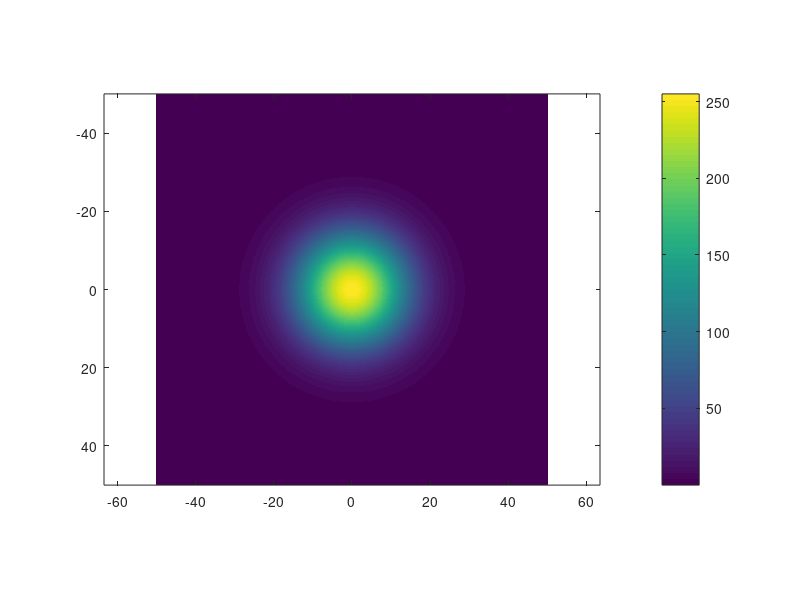

Write MATLAB code to recreate this figure. (Note: this script raises an error after producing the figure.)
%%
% Slade Brooks
% brooksl@mail.uc.edu
% 09.03.25
% BME6013C
% Lab 02

clear variables
close all

%% Part 1
% define Gaussian function coefs
% g = A*exp(-(x^2 + y^2)/(2*sigma^2)
A = 255;
sigma = 10;

% define x and y range (abs <= 5sigma)
step = 0.1;
x = -5*sigma:step:5*sigma;
y = x;

% meshgrid data points
[X, Y] = meshgrid(x, y);

% get vals for gaussian function
g = A*exp(-(X.^2 + Y.^2)/(2*sigma^2));

% plotting
figure()
imagesc(x, y, g)
axis equal;
c = colorbar(); c.Label.String = "Amplitude (cm)";
title("Gaussian Function"); xlabel("x (cm)"); ylabel("y (cm)");
xticks(x(1):10:x(end)); yticks(y(1):10:y(end));
xlim([x(1) x(end)]); ylim([y(1) y(end)]);

%% Part 2
% discretized fxn
gdisc = round(g);

% calculate noise
n = g - gdisc;

% plotting
figure()
imagesc(x, y, n)
axis equal;
c = colorbar(); c.Label.String = "Amplitude (cm)";
title("Noise of Discretized Gaussian Function"); xlabel("x (cm)"); ylabel("y (cm)");
xticks(x(1):10:x(end)); yticks(y(1):10:y(end));
xlim([x(1) x(end)]); ylim([y(1) y(end)]);

%% Part 3
% calc and disp mean and rms of both
g_mean = mean(g, "All"); disp("g_mean: " + g_mean);
n_mean = mean(n, "All"); disp("n_mean: " + n_mean);
g_rms = rms(g, "All"); disp("g_rms: " + g_rms);
n_rms = rms(n, "All"); disp("n_rms: " + n_rms);

%% Part 4
% calculate SNR
SNR_dB = 20*log10(g_rms/n_rms);
disp("SNR_dB: " + SNR_dB)